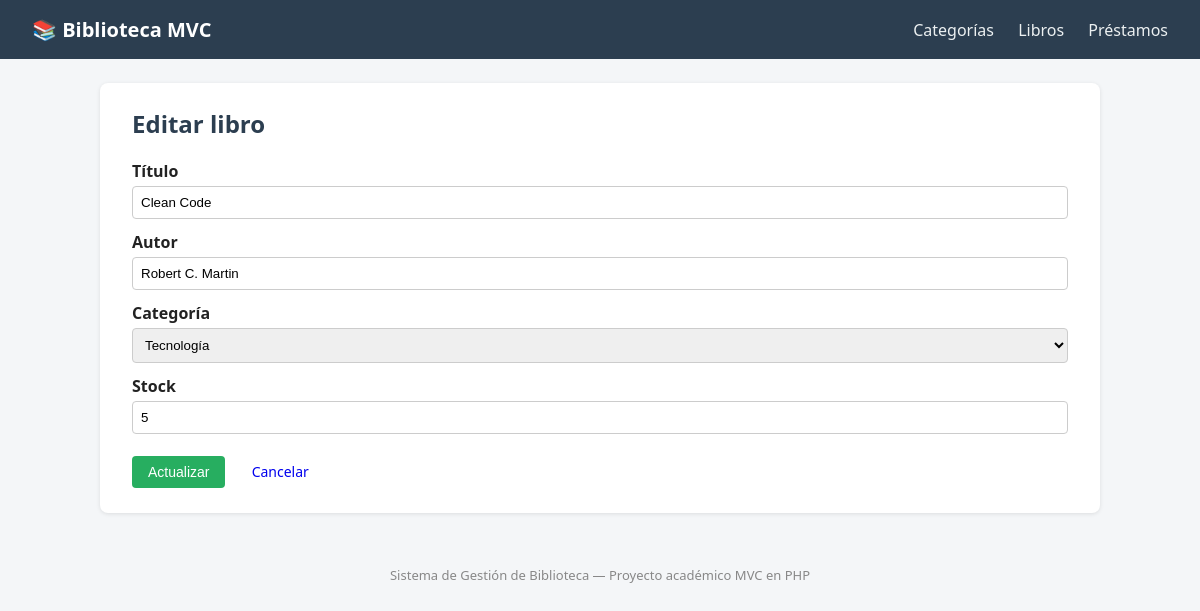
The page /index.php?controller=libro&action=edit&id=2 on the database its author committed.
### tables this page shows
CREATE TABLE IF NOT EXISTS libros (
    id INT AUTO_INCREMENT PRIMARY KEY,
    titulo VARCHAR(150) NOT NULL,
    autor VARCHAR(150) NOT NULL,
    categoria_id INT NOT NULL,
    stock INT NOT NULL DEFAULT 1,
    created_at TIMESTAMP DEFAULT CURRENT_TIMESTAMP,
    FOREIGN KEY (categoria_id) REFERENCES categorias(id)
        ON DELETE RESTRICT ON UPDATE CASCADE
);

CREATE TABLE IF NOT EXISTS categorias (
    id INT AUTO_INCREMENT PRIMARY KEY,
    nombre VARCHAR(100) NOT NULL,
    descripcion VARCHAR(255),
    created_at TIMESTAMP DEFAULT CURRENT_TIMESTAMP
);

### controllers/LibroController.php (called while the page is built, shortened)
<?php
require_once __DIR__ . '/../models/Libro.php';
require_once __DIR__ . '/../models/Categoria.php';
class LibroController
{
    private $model;
    private $categoriaModel;
    public function __construct()
    {
        $this->model = new Libro();
        $this->categoriaModel = new Categoria();
    }
    public function edit()
    {
        $libro = $this->model->getById($_GET['id']);
        $categorias = $this->categoriaModel->getAll();
        require __DIR__ . '/../views/libros/edit.php';
    }
}

### public/index.php (called while the page is built, shortened)
<?php
$action = $_GET['action'] ?? 'index';
$controller = new $className();
$controller->$action();

### config/Database.php (called while the page is built)
<?php
class Database
{
    private static $instance = null;
    private $connection;
    private $host = 'localhost';
    private $dbname = 'biblioteca_mvc';
    private $username = 'root';
    private $password = '';
    private function __construct()
    {
        try {
            $dsn = "mysql:host={$this->host};dbname={$this->dbname};charset=utf8mb4";
            $this->connection = new PDO($dsn, $this->username, $this->password);
            $this->connection->setAttribute(PDO::ATTR_ERRMODE, PDO::ERRMODE_EXCEPTION);
            $this->connection->setAttribute(PDO::ATTR_DEFAULT_FETCH_MODE, PDO::FETCH_ASSOC);
        } catch (PDOException $e) {
            die('Error de conexión a la base de datos: ' . $e->getMessage());
        }
    }
    public static function getInstance()
    {
        if (self::$instance === null) {
            self::$instance = new Database();
        }
        return self::$instance;
    }
    public function getConnection()
    {
        return $this->connection;
    }
}

### models/Libro.php (called while the page is built, shortened)
<?php
require_once __DIR__ . '/../config/Database.php';
class Libro
{
    private $db;
    public function __construct()
    {
        $this->db = Database::getInstance()->getConnection();
    }
    public function getById($id)
    {
        $stmt = $this->db->prepare("SELECT * FROM libros WHERE id = :id");
        $stmt->execute(['id' => $id]);
        return $stmt->fetch();
    }
}

### models/Categoria.php (called while the page is built, shortened)
<?php
require_once __DIR__ . '/../config/Database.php';
class Categoria
{
    private $db;
    public function __construct()
    {
        $this->db = Database::getInstance()->getConnection();
    }
    public function getAll()
    {
        $stmt = $this->db->query("SELECT * FROM categorias ORDER BY id DESC");
        return $stmt->fetchAll();
    }
}

### views/libros/edit.php (the view, shortened to what this page needs)
<?php require __DIR__ . '/../layout/header.php'; ?>
<h2>Editar libro</h2>
<form method="POST" action="index.php?controller=libro&action=update">
    <label for="titulo">Título</label>
    <input type="text" id="titulo" name="titulo" value="<?= htmlspecialchars($libro['titulo']) ?>" required>
    <label for="autor">Autor</label>
    <input type="text" id="autor" name="autor" value="<?= htmlspecialchars($libro['autor']) ?>" required>
    <label for="categoria_id">Categoría</label>
    <select id="categoria_id" name="categoria_id" required>
        <?php foreach ($categorias as $cat): ?>
        <option value="<?= $cat['id'] ?>" <?= $cat['id'] == $libro['categoria_id'] ? 'selected' : '' ?>>
            <?= htmlspecialchars($cat['nombre']) ?>
        </option>
        <?php endforeach; ?>
    </select>
    <label for="stock">Stock</label>
    <input type="number" id="stock" name="stock" min="0" value="<?= htmlspecialchars($libro['stock']) ?>" required>
    <div class="actions">
        <button type="submit" class="btn btn-success">Actualizar</button>
        <a class="btn" href="index.php?controller=libro&action=index">Cancelar</a>
    </div>
</form>
<?php require __DIR__ . '/../layout/footer.php'; ?>

### public/css/style.css (style rules this page uses)
* { box-sizing: border-box; }
body { font-family: 'Segoe UI', Arial, sans-serif; margin: 0; background: #f4f6f8; color: #222; }
h2 { margin-top: 0; color: #2c3e50; }
.btn { display: inline-block; padding: 8px 16px; border-radius: 4px; text-decoration: none; font-size: 14px; border: none; cursor: pointer; }
.btn-success { background: #27ae60; color: #fff; }
.btn + .btn { margin-left: 6px; }
form label { display: block; margin-top: 12px; font-weight: 600; }
form input, form select, form textarea { width: 100%; padding: 8px; margin-top: 4px; border: 1px solid #ccc; border-radius: 4px; }
form .actions { margin-top: 20px; }

### rows shown on the page
libros: titulo "Clean Code", autor "Robert C. Martin", categoria_id "Tecnología", stock "5"
